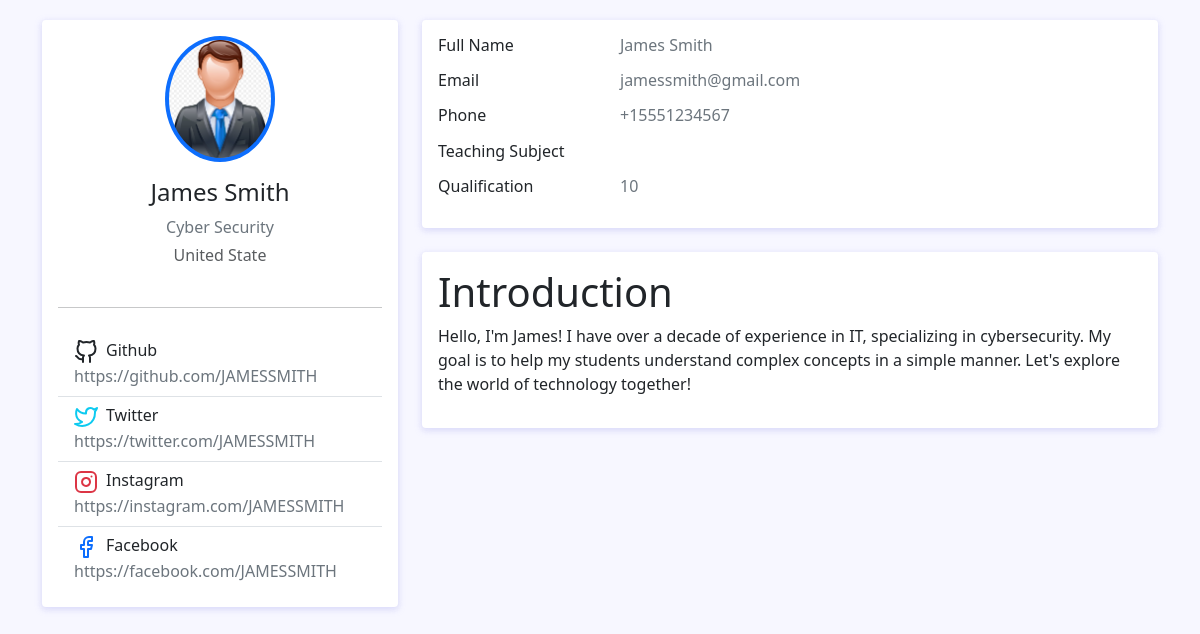
Page /Website/LecturerDetail/LecturerDetail.php?LecturerID=9 on the committed database.
### tables this page shows
CREATE TABLE `lecturer` (
  `LecturerID` int NOT NULL,
  `LecturerImage` longblob,
  `LecturerName` varchar(100) DEFAULT NULL,
  `LecturerQualification` int DEFAULT NULL,
  `CourseID` int DEFAULT NULL,
  `CourseName` varchar(100) DEFAULT NULL
);

CREATE TABLE `lecturerdetail` (
  `LecturerID` int DEFAULT NULL,
  `LecturerName` varchar(100) DEFAULT NULL,
  `Professional` varchar(100) DEFAULT NULL,
  `CourseID` int DEFAULT NULL,
  `CourseName` varchar(100) DEFAULT NULL,
  `Country` varchar(100) DEFAULT NULL,
  `Github` varchar(100) DEFAULT NULL,
  `Twitter` varchar(100) DEFAULT NULL,
  `Instagram` varchar(100) DEFAULT NULL,
  `Facebook` varchar(100) DEFAULT NULL,
  `LecturerQualification` int DEFAULT NULL,
  `LecturerDescription` varchar(1000) DEFAULT NULL,
  `LecturerEmail` varchar(100) DEFAULT NULL,
  `Phone` varchar(100) DEFAULT NULL,
  `Introduction` varchar(10000) DEFAULT NULL
);

### Website/LecturerDetail/LecturerDetail.php (the view, shortened to what this page needs)
<?php
include '../ConnectDB.php';
$LecturerID = $_GET['LecturerID'];
$sql = "SELECT * FROM lecturerdetail WHERE LecturerID = '$LecturerID'";
$result = mysqli_query($conn, $sql);
$row = mysqli_fetch_array($result);
$sqlImage = "SELECT * FROM lecturer WHERE LecturerID = '$LecturerID'";
$resultImage = mysqli_query($conn, $sqlImage);
$rowImage = mysqli_fetch_array($resultImage);
?>
<!doctype html>
<html lang="en">
<head>
    <link href="https://cdn.jsdelivr.net/npm/bootstrap@5.3.2/dist/css/bootstrap.min.css" rel="stylesheet"
>
</head>
<body>
    <?php if ($row) { ?>
        <div class="container">
            <div class="main-body">
                <div class="row">
                    <div class="col-lg-4">
                        <div class="card">
                            <div class="card-body">
                                <div class="d-flex flex-column align-items-center text-center">
                                    <?php
                                        $imageFolder = '../Dashboard/Lecturer/';
                                        $imagePath = $imageFolder . $rowImage['LecturerImage'];
                                        echo "
                                    <img src='$imagePath' alt='Lecturer'
                                        class='rounded-circle p-1 bg-primary' width='110'>";
                                    ?>
                                    <div class="mt-3">
                                        <h4>
                                            <?php echo "{$row['LecturerName']}" ?>
                                        </h4>
                                        <p class="text-secondary mb-1">
                                            <?php echo "{$row['Professional']}" ?>
                                        </p>
                                        <p class="text-muted font-size-sm">
                                            <?php echo "{$row['Country']}" ?>
                                        </p>
                                    </div>
                                </div>
                                <hr class="my-4">
                                <ul class="list-group list-group-flush">
                                    <li class="list-group-item d-flex justify-content-between align-items-center flex-wrap">
                                        <h6 class="mb-0">Github</h6>
                                        <span class="text-secondary">
                                            <?php echo "{$row['Github']}" ?>
                                        </span>
                                    </li>
                                    <li class="list-group-item d-flex justify-content-between align-items-center flex-wrap">
                                        <h6 class="mb-0">Twitter</h6>
                                        <span class="text-secondary">
                                            <?php echo "{$row['Twitter']}" ?>
                                        </span>
                                    </li>
                                    <li class="list-group-item d-flex justify-content-between align-items-center flex-wrap">
                                        <h6 class="mb-0">Instagram</h6>
                                        <span class="text-secondary">
                                            <?php echo "{$row['Instagram']}" ?>
                                        </span>
                                    </li>
                                    <li class="list-group-item d-flex justify-content-between align-items-center flex-wrap">
                                        <h6 class="mb-0">Facebook</h6>
                                        <span class="text-secondary">
                                            <?php echo "{$row['Facebook']}" ?>
                                        </span>
                                    </li>
                                </ul>
                            </div>
                        </div>
                    </div>
                    <div class="col-lg-8">
                        <div class="card">
                            <div class="card-body">
                                <div class="row mb-3">
                                    <div class="col-sm-3">
                                        <h6 class="mb-0">Full Name</h6>
                                    </div>
                                    <div class="col-sm-9 text-secondary">
                                        <h6 class="mb-0">
                                            <?php echo "{$row['LecturerName']}" ?>
                                        </h6>
                                    </div>
                                </div>
                                <div class="row mb-3">
                                    <div class="col-sm-3">
                                        <h6 class="mb-0">Email</h6>
                                    </div>
                                    <div class="col-sm-9 text-secondary">
                                        <h6 class="mb-0">
                                            <?php echo "{$row['LecturerEmail']}" ?>
                                        </h6>
                                    </div>
                                </div>
                                <div class="row mb-3">
                                    <div class="col-sm-3">
                                        <h6 class="mb-0">Phone</h6>
                                    </div>
                                    <div class="col-sm-9 text-secondary">
                                        <h6 class="mb-0">
                                            <?php echo "{$row['Phone']}" ?>
                                        </h6>
                                    </div>
                                </div>
                                <div class="row mb-3">
                                    <div class="col-sm-3">
                                        <h6 class="mb-0">Teaching Subject</h6>
                                    </div>
                                    <div class="col-sm-9 text-secondary">
                                    </div>
                                </div>
                                <div class="row mb-3">
                                    <div class="col-sm-3">
                                        <h6 class="mb-0">Qualification</h6>
                                    </div>
                                    <div class="col-sm-9 text-secondary">
                                        <h6 class="mb-0">
                                            <?php echo "{$row['LecturerQualification']}" ?>
                                        </h6>
                                    </div>
                                </div>
                            </div>
                        </div>
                        <div class="row">
                            <div class="col-sm-12">
                                <div class="card">
                                    <div class="card-body">
                                        <h1>Introduction</h1>
                                        <p>
                                            <?php echo "{$row['Introduction']}" ?>
                                        </p>
                                    </div>
                                </div>
                            </div>
                        </div>
                    </div>
                </div>
            </div>
        </div>
    <?php } ?>
</body>
</html>

### Website/LecturerDetail/LecturerDetail.php (style rules this page uses)
body { background: #f7f7ff; margin-top: 20px; }
.card { position: relative; display: flex; flex-direction: column; min-width: 0; word-wrap: break-word; background-color: #fff; background-clip: border-box; border: 0 solid transparent; border-radius: .25rem; margin-bottom: 1.5rem; box-shadow: 0 2px 6px 0 rgb(218 218 253 / 65%), 0 2px 6px 0 rgb(206 206 238 / 54%); }
.me-2 { margin-right: .5rem !important; }

### rows in the picture
lecturer: LecturerImage (picture)
lecturerdetail: LecturerName "James Smith", Professional "Cyber Security", Country "United State", Github "https://github.com/JAMESSMITH", Twitter "https://twitter.com/JAMESSMITH", Instagram "https://instagram.com/JAMESSMITH", Facebook "https://facebook.com/JAMESSMITH", LecturerEmail "jamessmith@gmail.com", Phone "+15551234567", LecturerQualification "10", Introduction "Hello, I'm James! I have over a decade of experience in IT, specializing in cybersecurity. My goal is to help my students understand complex concepts in a simple manner. Let's explore the world of technology together!"
